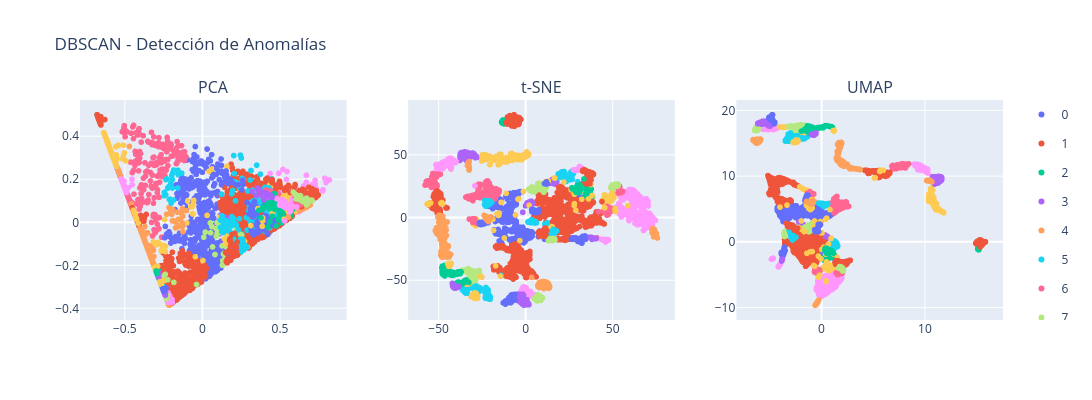

Write notebook code for a chart like this one.
### Code cell
dbscan = DBSCAN(eps=0.3, min_samples=10)
# Utilice este código para graficar. dbscan_labels = clusters/outliers obtenidos por DBSCAN.
dbscan_labels = dbscan.fit_predict(umap_proj)
fig_dbscan = plot_dim_reductions(
    pca_proj,
    tsne_proj,
    umap_proj,
    name="DBSCAN - Detección de Anomalías",
    colors=dbscan_labels,
)
fig_dbscan.show()
